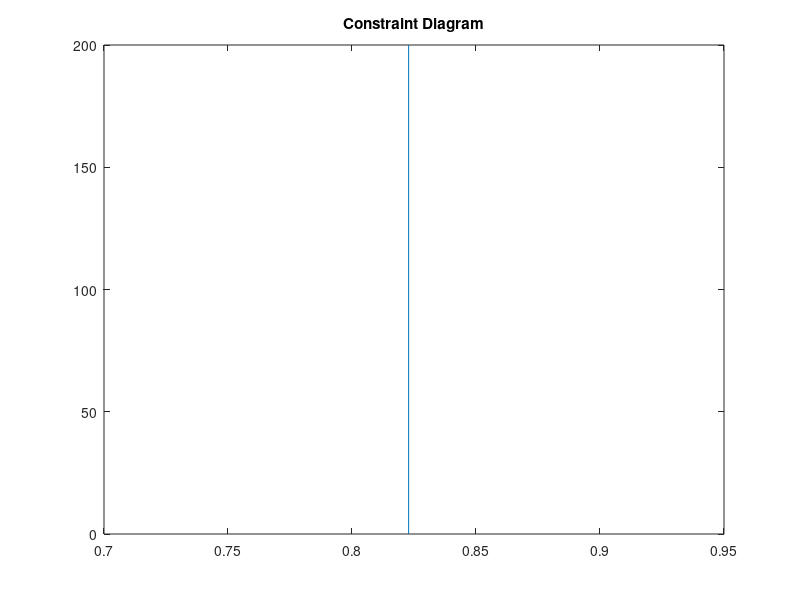

Write the MATLAB code that produced this figure. (Note: this script raises an error after producing the figure.)
% FILE: Constraint3.m% Script to generate constraint diagram: %%disp(' '); disp('*** Start here ***'); disp(' ')% DataSectionWperSmin=0.2   % Limit on the axes of the constraint diagram (lbf/ft^2)WperSmax=1.9   % Limit on the axes of the constraint diagram (lbf/ft^2)WperPmin= 0   % Limit on the axes of the constraint diagram (lbf/hp)WperPmax=200   % Limit on the axes of the constraint diagram (lbf/hp)Vs=23 %Stall speed (ft/sec)CLmax=[1.3,1.4,1.5] % Possible values of maximum lift coefficient (nondimensional), use 3 of themrho=0.002393 % Air Density (slugs/ft^3)Vcr=40       % Cruise Speed (ft/sec)EtaP=.5 % Propeller Efficiency (nondimensional)CD0=[.02,0.03,0.04] % Possible values of CD0, use 3 of themLoverDmax=[10,12] % Estimated Maximum Lift to Drag Ratiogamma=25/(180/pi) % Take-off Flight Path AnglevLoiter = 1.3*Vs; %Loiter speed (ft/sec)oswaldEfficiency = 0.98; %Elliptical loading efficiency factor for tapered wingsAR = [5,6,7]; %Aspect ratioturnG = 3; %G's required for a sustained turnlandingDist = 100; %ft% Stall speed constraintfigure(1)hold onWperS1=.5*rho*Vs^2*CLmax; % wing loading constraintsnumCLmax=length(CLmax);ifig=0;ifig=ifig+1; figure(ifig)clfaxis([WperSmin,WperSmax,WperPmin,WperPmax])WperSdat=[WperS1(1),WperS1(1)];WperPdat=[WperPmin,WperPmax];plot(WperSdat,WperPdat)hold ontitle('Constraint Diagram')hash_right(WperSdat,WperPdat)%hash_left(WperSdat,WperPdat,30)WperSdat=[WperS1(2),WperS1(2)];plot(WperSdat,WperPdat)hash_right(WperSdat,WperPdat)%hash_left(WperSdat,WperPdat)WperSdat=[WperS1(3),WperS1(3)];plot(WperSdat,WperPdat)hash_right(WperSdat,WperPdat)%hash_left(WperSdat,WperPdat,-30)%string1=['Stall: CLmax=[', num2str(CLmax),'], Vs= ', num2str(Vs), ' f/s'];%text2(.2,.2,string1)% Cruise speed constraintslopes=((.75)*(550)/(.5*rho*1.1))*EtaP./(Vcr^3*CD0);inc=(WperSmax-WperSmin)/10;WperSdat=WperSmin:inc:WperSmax;plot(WperSdat,slopes(1)*WperSdat)hash_left(WperSdat,slopes(1)*WperSdat,0)plot(WperSdat,slopes(2)*WperSdat)hash_left(WperSdat,slopes(2)*WperSdat,0)plot(WperSdat,slopes(3)*WperSdat)hash_left(WperSdat,slopes(3)*WperSdat,0)%string2=['Cruise Constraint: CD0=[', num2str(CD0),'], Vcruise= ', num2str(Vcr), ' ft/sec'];%text2(.05,.9,string2)%text2(.3,.03,'DESIGN SPACE')% Climb constraintWperPclimb=550*EtaP./(Vcr./(.866*LoverDmax)+Vcr*sin(gamma))plot([WperSmin WperSmax],[WperPclimb(1) WperPclimb(1)])plot([WperSmin WperSmax],[WperPclimb(2) WperPclimb(2)])hash_left([WperSmin WperSmax],[WperPclimb(1) WperPclimb(1)])hash_left([WperSmin WperSmax],[WperPclimb(2) WperPclimb(2)])%string3=['Climb constraint, gamma= ',num2str(gamma*57.3),' deg, Vclimb= ',num2str(Vcr),' ft/sec. Lower L/D gives lower line.']%text2(.05,.08,string3)%string4=['L/D max= ',num2str(LoverDmax)]%text2(.05,.15,string4)%Loiter constraintWperSLoiter = 0.5*rho*vLoiter^2*sqrt(3*pi*AR*oswaldEfficiency*0.03); %Choose CD0 = 0.03plot([WperSLoiter(1) WperSLoiter(1)], [WperPmin, WperPmax])hash_right([WperSLoiter(1) WperSLoiter(1)], [WperPmin, WperPmax])plot([WperSLoiter(2) WperSLoiter(2)], [WperPmin, WperPmax])hash_right([WperSLoiter(2) WperSLoiter(2)], [WperPmin, WperPmax])plot([WperSLoiter(3) WperSLoiter(3)], [WperPmin, WperPmax])hash_right([WperSLoiter(3) WperSLoiter(3)], [WperPmin, WperPmax])%Sustained Turn ConstraintWperSTurn = 0.5*rho*Vcr^2*sqrt(pi*AR*oswaldEfficiency*0.03)/turnG; %Choose CD0 = 0.03plot([WperSTurn(1) WperSTurn(1)], [WperPmin, WperPmax])hash_right([WperSTurn(1) WperSTurn(1)], [WperPmin, WperPmax])plot([WperSTurn(2) WperSTurn(2)], [WperPmin, WperPmax])hash_right([WperSTurn(2) WperSTurn(2)], [WperPmin, WperPmax])plot([WperSTurn(3) WperSTurn(3)], [WperPmin, WperPmax])hash_right([WperSTurn(3) WperSTurn(3)], [WperPmin, WperPmax])%Landing ConstraintWperSLanding = 100/80*CLmaxplot([WperSLanding(1) WperSLanding(1)], [WperPmin, WperPmax])hash_right([WperSLanding(1) WperSLanding(1)], [WperPmin, WperPmax])plot([WperSLanding(2) WperSLanding(2)], [WperPmin, WperPmax])hash_right([WperSLanding(2) WperSLanding(2)], [WperPmin, WperPmax])plot([WperSLanding(3) WperSLanding(3)], [WperPmin, WperPmax])hash_right([WperSLanding(3) WperSLanding(3)], [WperPmin, WperPmax])xlabel('Wing Loading (lbf/ft^2)')ylabel('Power Loading (lbf/hp)')axis([WperSmin,WperSmax,WperPmin,WperPmax])%disp('Click twice on the desired design point')% [X,Y] = GINPUT(N)%[WperSin,WperHPin]=ginput(1)%plot(WperSin,WperHPin,'rx')%weight=2.5%S=weight/WperSin%Bhp=weight/WperHPin% Add text to figures after drawing last plot because scaling changes.string1=['Stall Constraint: CLmax=[',num2str(CLmax),'], Vs= ', num2str(Vs), 'ft/s'];text2(.2,.2,string1)string2=['Cruise Constraint: CD0=[',num2str(CD0),'], Vcruise= ', num2str(Vcr), 'ft/s'];text2(.05,.9,string2)text2(.3,.03,'DESIGN SPACE')string3=['Climb constraint, gamma= ',num2str(gamma*57.3),' deg, Vclimb= ',num2str(Vcr),' ft/s. Lower L/D gives lower line.']text2(.05,.08,string3)string4=['L/D max= ',num2str(LoverDmax)]text2(.05,.15,string4)